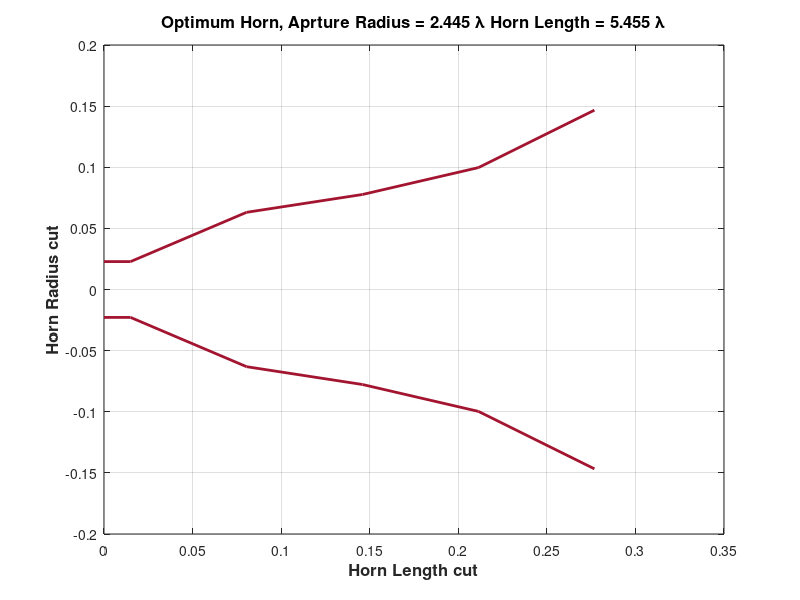

Write the MATLAB code that produced this figure. (Note: this script raises an error after producing the figure.)
%% Optimum design for -45dB return loss from pattern search optimization 
clear;
c0 = 3e8;
F = 5e9;
lamb = c0./F;
N = 5;
data = load('ga_V2L_ms3serv2_fl_V2.mat');
fmin = data.fmin2;

R = [fmin.r(1) fmin.r(1:N)];

% R = [0.02283 0.02283 0.06313 0.07772 0.09971 0.1467]; % From GA algo


% R = [0.02 0.02 0.02667 0.03333 0.04 0.04667 0.05333 0.06 0.06667 0.07333 0.09562 0.08667 0.09333 0.1009 0.1067 0.1156...
%     0.1491];
% N = length(R) - 1;
% Len = 0.3912;
% Len = fmin.r(N + 1);

Len = fmin.r(N+1);

l1 = lamb./4;
L = [l1 ones(1, N - 1)./N .* Len];

for i = 1:N
    L_axis(i) = sum(L(1:i));
end
L_axis = [0 L_axis];
figure;
plot(L_axis, R, 'LineWidth', 2, 'Color', [0.6350, 0.0780, 0.1840] );
hold on;
plot(L_axis, -R, 'LineWidth', 2, 'Color', [0.6350, 0.0780, 0.1840] );
title(['Optimum Horn, Aprture Radius = ', num2str(R(end)./lamb), ' \lambda ', 'Horn Length = ', num2str(Len./lamb), ' \lambda'], 'FontSize', 12, 'FontWeight', 'bold');
xlabel('Horn Length cut', 'FontSize', 12, 'FontWeight', 'bold');
ylabel('Horn Radius cut', 'FontSize', 12, 'FontWeight', 'bold');
grid on;

%% Iteration over the frequencies 

SP = [R(2:end) Len];

XMN_data = load('Xmn.mat');
str = XMN_data.Xmn;

fc_ = fc(R(2), 1, 1);

% <<<<<<< Updated upstream
% F = linspace(fc_(1)+fc_(1)./100, fc_(3), 20);
% =======
F = linspace(fc_(1)+fc_(1)./100, fc_(11), 50);
% >>>>>>> Stashed changes
% F = 5e9;
% objective = @(x) GSM_N_opt_allvar(SP(1:N), SP(N+1), x(1:length(F)), 0);
tic;
% parfor i = 1:length(F)
[RL, SRR] = GSM_N_opt_allvar_V2_freq(SP(1:N), SP(N+1), F, 20);


save('Ga_SRR', 'SRR');

time_used = toc;
% end

figure;
plot(F*1e-9, RL, 'LineWidth', 2);grid on;
xlabel('Frequency (GHz)', 'FontSize', 16, 'FontWeight', 'bold');
ylabel('Return loss (dB)', 'FontSize', 16, 'FontWeight', 'bold');
title('RL of patternsearch algo', 'FontSize', 16, 'FontWeight', 'bold');
% RL1 = GSM_N_opt_allvar(SP(1:N), SP(N+1), 5e9, 20);
% end
